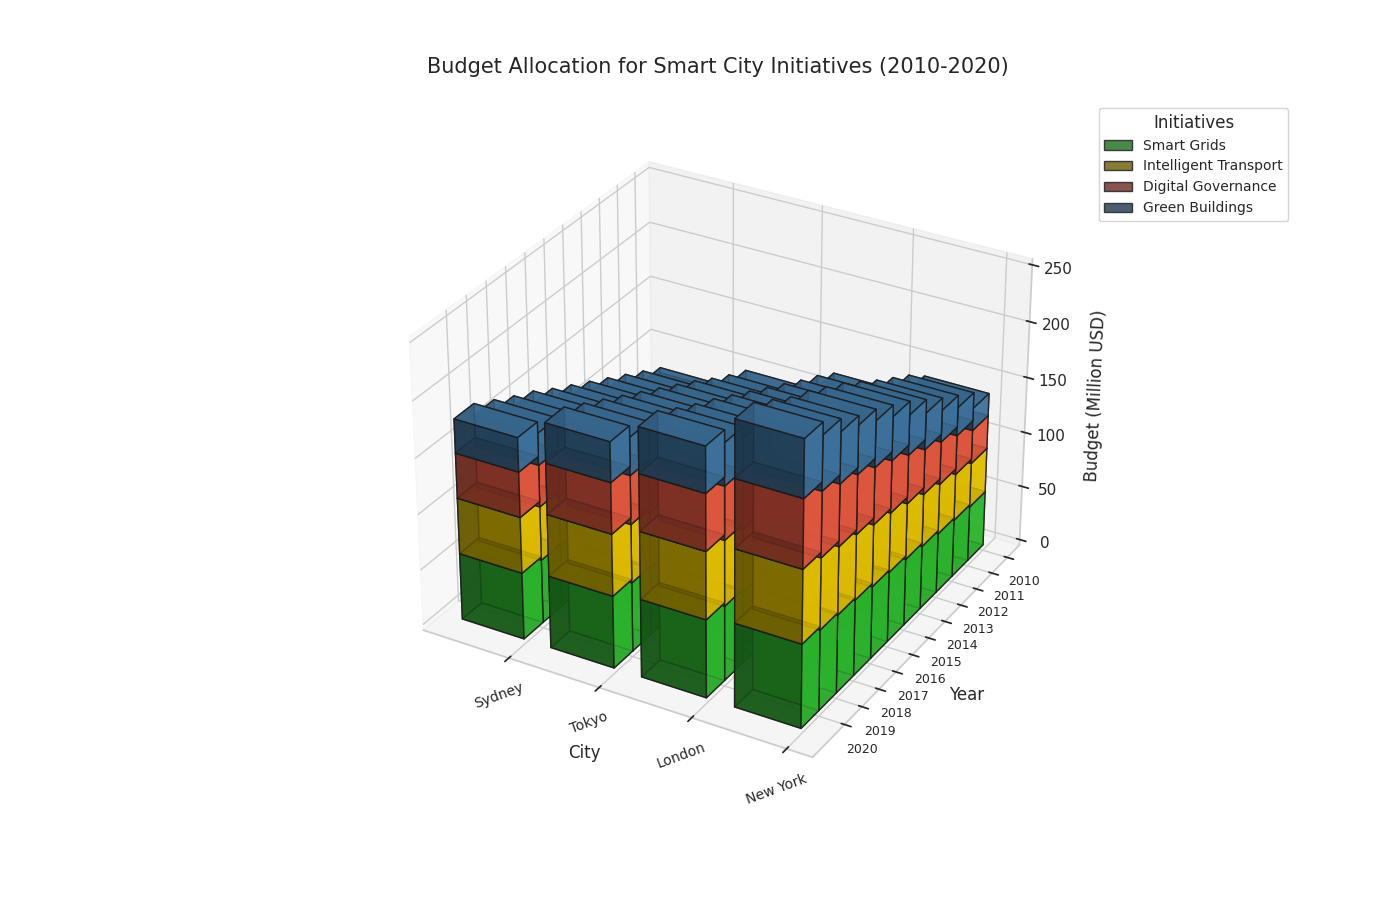

Here is the Python script that generated this plot:
import matplotlib.pyplot as plt
import numpy as np
from mpl_toolkits.mplot3d import Axes3D

years = np.arange(2010, 2021)
cities = ['New York', 'London', 'Tokyo', 'Sydney']
initiatives = ['Smart Grids', 'Intelligent Transport', 'Digital Governance', 'Green Buildings']

ny_budgets = [
    [50, 40, 30, 20], [52, 42, 35, 25], [54, 45, 38, 28], [57, 47, 40, 32],
    [60, 50, 43, 35], [63, 53, 46, 38], [65, 55, 50, 40], [68, 58, 52, 42],
    [70, 60, 54, 44], [72, 63, 57, 47], [75, 65, 60, 50]
]
ldn_budgets = [
    [45, 35, 25, 15], [48, 37, 28, 18], [50, 40, 30, 20], [52, 43, 32, 23],
    [55, 45, 35, 25], [57, 48, 38, 27], [60, 50, 40, 30], [63, 53, 42, 32],
    [65, 55, 45, 34], [67, 58, 47, 37], [70, 60, 50, 40]
]
tky_budgets = [
    [40, 30, 20, 10], [42, 32, 22, 13], [45, 34, 25, 15], [47, 37, 28, 18],
    [50, 40, 30, 20], [53, 42, 32, 23], [55, 45, 35, 25], [57, 48, 37, 28],
    [60, 50, 40, 30], [62, 52, 43, 33], [65, 55, 45, 35]
]
syd_budgets = [
    [35, 25, 15, 5], [37, 28, 17, 8], [40, 30, 20, 10], [43, 32, 22, 13],
    [45, 35, 25, 15], [48, 37, 27, 18], [50, 40, 30, 20], [53, 43, 32, 23],
    [55, 45, 35, 25], [57, 48, 37, 28], [60, 50, 40, 30]
]

ny_budgets = np.array(ny_budgets)
ldn_budgets = np.array(ldn_budgets)
tky_budgets = np.array(tky_budgets)
syd_budgets = np.array(syd_budgets)

budgets = [ny_budgets, ldn_budgets, tky_budgets, syd_budgets]

# Shuffle the colors
colors = ['#32CD32', '#FFD700', '#FF6347', '#4682B4']

fig = plt.figure(figsize=(14, 9))
ax = fig.add_subplot(111, projection='3d')

ax.view_init(elev=30, azim=120)

for c_idx, city in enumerate(cities):
    y = np.array(years)
    for i_idx, initiative in enumerate(initiatives):
        z = np.zeros_like(years) if i_idx == 0 else np.sum(budgets[c_idx][:, :i_idx], axis=1)
        dz = budgets[c_idx][:, i_idx]
        ax.bar3d(np.array([c_idx] * len(years)), y, z, 0.7, 1, dz, color=colors[i_idx], alpha=0.8, edgecolor='k')

ax.set_title('Budget Allocation for Smart City Initiatives (2010-2020)', fontsize=15, pad=25)
ax.set_xlabel('City', fontsize=12, labelpad=10)
ax.set_ylabel('Year', fontsize=12, labelpad=10)
ax.set_zlabel('Budget (Million USD)', fontsize=12, labelpad=10)

ax.set_xticks(np.arange(len(cities)))
ax.set_xticklabels(cities, fontsize=10, rotation=20)
ax.set_yticks(years)
ax.set_yticklabels(years, fontsize=9)

ax.legend(initiatives, loc='upper left', fontsize=10, title='Initiatives', bbox_to_anchor=(1.05, 1), borderaxespad=0.)

plt.tight_layout()
plt.show()
